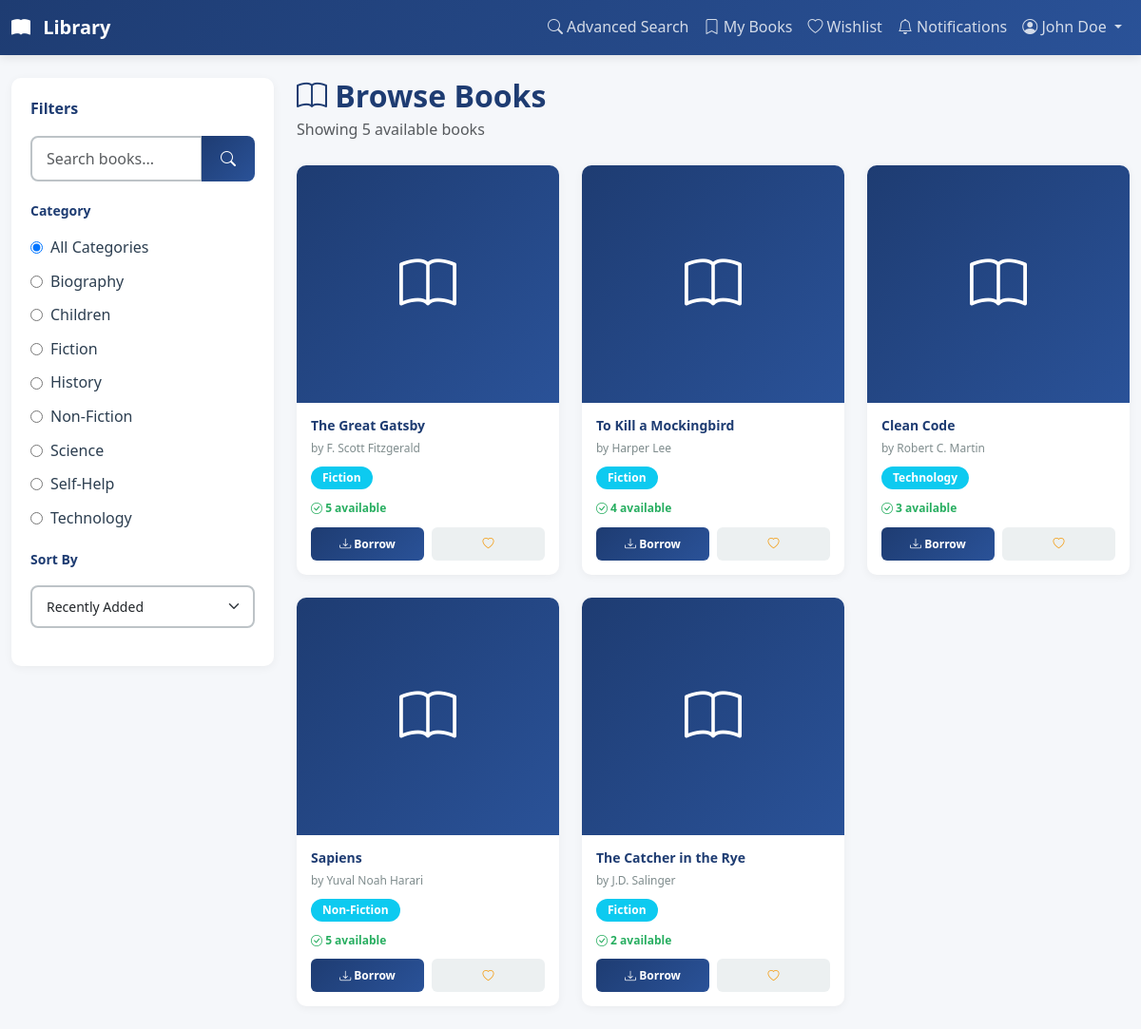
The page /user/dashboard.php (signed in) on the database its author committed.
### tables this page shows
CREATE TABLE IF NOT EXISTS categories (
    id INT PRIMARY KEY AUTO_INCREMENT,
    name VARCHAR(100) UNIQUE NOT NULL,
    description TEXT,
    is_active BOOLEAN DEFAULT TRUE,
    created_at TIMESTAMP DEFAULT CURRENT_TIMESTAMP,
    updated_at TIMESTAMP DEFAULT CURRENT_TIMESTAMP ON UPDATE CURRENT_TIMESTAMP,
    INDEX idx_name (name),
    INDEX idx_is_active (is_active)
);

CREATE TABLE IF NOT EXISTS books (
    id INT PRIMARY KEY AUTO_INCREMENT,
    title VARCHAR(255) NOT NULL,
    author VARCHAR(100) NOT NULL,
    isbn VARCHAR(20) UNIQUE NOT NULL,
    category_id INT NOT NULL,
    description TEXT,
    publisher VARCHAR(100),
    publication_date DATE,
    pages INT,
    language VARCHAR(30) DEFAULT 'English',
    total_copies INT DEFAULT 1,
    available_copies INT DEFAULT 1,
    cover_image VARCHAR(255),
    is_active BOOLEAN DEFAULT TRUE,
    created_at TIMESTAMP DEFAULT CURRENT_TIMESTAMP,
    updated_at TIMESTAMP DEFAULT CURRENT_TIMESTAMP ON UPDATE CURRENT_TIMESTAMP,
    FOREIGN KEY (category_id) REFERENCES categories(id) ON DELETE RESTRICT,
    INDEX idx_title (title),
    INDEX idx_author (author),
    INDEX idx_isbn (isbn),
    INDEX idx_category_id (category_id),
    INDEX idx_is_active (is_active),
    FULLTEXT INDEX ft_title_author (title, author)
);

### includes/auth.php (called while the page is built, shortened)
<?php
function getCurrentUser() {
    return $_SESSION['user_data'] ?? null;
}
function sanitizeInput($input) {
    $input = trim($input);
    $input = stripslashes($input);
    $input = htmlspecialchars($input, ENT_QUOTES, 'UTF-8');
    return $input;
}
?>

### config/database.php (called while the page is built, shortened)
<?php
function executeQuery($conn, $query, $types = "", $params = []) {
    try {
        $stmt = $conn->prepare($query);
        if (!empty($params) && !empty($types)) {
            $stmt->bind_param($types, ...$params);
        }
        if (!$stmt->execute()) {
            throw new Exception("Execute failed: " . $stmt->error);
        }
        return $stmt;
    } catch (Exception $e) {
        error_log("Query execution error: " . $e->getMessage(), 3, __DIR__ . "/../logs/error.log");
        return null;
    }
}
function getRow($conn, $query, $types = "", $params = []) {
    $stmt = executeQuery($conn, $query, $types, $params);
    if ($stmt) {
        $result = $stmt->get_result();
        $row = $result->fetch_assoc();
        return $row;
    }
    return null;
}
function getRows($conn, $query, $types = "", $params = []) {
    $stmt = executeQuery($conn, $query, $types, $params);
    if ($stmt) {
        $result = $stmt->get_result();
        $rows = $result->fetch_all(MYSQLI_ASSOC);
        return $rows;
    }
    return [];
}
?>

### user/dashboard.php (the view, shortened to what this page needs)
<?php
require_once '../config/database.php';
require_once '../includes/auth.php';
$search = sanitizeInput($_GET['search'] ?? '');
$category_filter = intval($_GET['category'] ?? 0);
$sort = $_GET['sort'] ?? 'recent';
$page = intval($_GET['page'] ?? 1);
$per_page = 12;
$offset = ($page - 1) * $per_page;
$categories = getRows($conn, "SELECT id, name FROM categories WHERE is_active = 1 ORDER BY name", "", []);
$query = "SELECT b.*, c.name as category_name FROM books b
          JOIN categories c ON b.category_id = c.id
          WHERE b.is_active = 1 AND b.available_copies > 0";
$types = "";
$params = [];
if ($sort === 'popular') {
    $query .= " ORDER BY b.total_copies DESC";
} elseif ($sort === 'title') {
    $query .= " ORDER BY b.title ASC";
} else {
    $query .= " ORDER BY b.created_at DESC";
}
$count_query = str_replace("SELECT b.*, c.name as category_name", "SELECT COUNT(*) as total", $query);
$count_result = getRow($conn, $count_query, $types, $params);
$total_books = $count_result['total'] ?? 0;
$query .= " LIMIT $offset, $per_page";
$books = getRows($conn, $query, $types, $params);
?>
<!DOCTYPE html>
<html lang="en">
<head>
    <link href="https://cdn.jsdelivr.net/npm/bootstrap@5.3.0/dist/css/bootstrap.min.css" rel="stylesheet">
    <link href="https://cdn.jsdelivr.net/npm/bootstrap-icons@1.11.0/font/bootstrap-icons.css" rel="stylesheet">
    <link rel="stylesheet" href="../assets/css/style.css">
</head>
<body>
    <nav class="navbar navbar-expand-lg navbar-dark sticky-top">
        <div class="container-fluid">
            <a class="navbar-brand" href="dashboard.php">
                <i class="bi bi-book-fill"></i> Library
            </a>
            <div class="collapse navbar-collapse" id="navbarNav">
                <ul class="navbar-nav ms-auto">
                    <li class="nav-item">
                        <a class="nav-link" href="advanced_search.php">
                            <i class="bi bi-search"></i> Advanced Search
                        </a>
                    </li>
                    <li class="nav-item">
                        <a class="nav-link" href="my_borrowings.php">
                            <i class="bi bi-bookmark"></i> My Books
                        </a>
                    </li>
                    <li class="nav-item">
                        <a class="nav-link position-relative" href="wishlist.php">
                            <i class="bi bi-heart"></i> Wishlist
                        </a>
                    </li>
                    <li class="nav-item">
                        <a class="nav-link" href="notifications.php">
                            <i class="bi bi-bell"></i> Notifications
                        </a>
                    </li>
                    <li class="nav-item dropdown">
                        <a class="nav-link dropdown-toggle" href="#" id="userMenu" role="button" data-bs-toggle="dropdown">
                            <i class="bi bi-person-circle"></i> <?php echo htmlspecialchars(getCurrentUser()['full_name']); ?>
                        </a>
                    </li>
                </ul>
            </div>
        </div>
    </nav>
    <div class="container-fluid my-4">
        <div class="row">
            <div class="col-lg-3">
                <div class="sidebar-filters">
                    <div class="filter-title">Filters</div>
                    <form method="GET" class="search-box">
                        <div class="input-group">
                            <input type="text" class="form-control" name="search" placeholder="Search books..." value="<?php echo htmlspecialchars($search); ?>">
                            <button class="btn btn-primary" type="submit">
                                <i class="bi bi-search"></i>
                            </button>
                        </div>
                    </form>
                    <div class="filter-group">
                        <div class="filter-title" style="font-size: 14px;">Category</div>
                        <div class="filter-option">
                            <input type="radio" id="cat_all" name="category" value="0" <?php echo $category_filter == 0 ? 'checked' : ''; ?> onchange="applyFilter()">
                            <label for="cat_all">All Categories</label>
                        </div>
                        <?php foreach ($categories as $cat): ?>
                            <div class="filter-option">
                                <input type="radio" id="cat_<?php echo $cat['id']; ?>" name="category" value="<?php echo $cat['id']; ?>" <?php echo $category_filter == $cat['id'] ? 'checked' : ''; ?> onchange="applyFilter()">
                                <label for="cat_<?php echo $cat['id']; ?>"><?php echo htmlspecialchars($cat['name']); ?></label>
                            </div>
                        <?php endforeach; ?>
                    </div>
                    <div class="filter-group">
                        <div class="filter-title" style="font-size: 14px;">Sort By</div>
                        <select class="form-select form-select-sm" name="sort" onchange="applyFilter()">
                            <option value="recent" <?php echo $sort === 'recent' ? 'selected' : ''; ?>>Recently Added</option>
                        </select>
                    </div>
                </div>
            </div>
            <div class="col-lg-9">
                <div class="mb-4">
                    <h2 class="mb-1">
                        <i class="bi bi-book"></i> Browse Books
                    </h2>
                    <p class="text-muted mb-0">
                        <?php if (!empty($search)): ?>
                            Search results for "<?php echo htmlspecialchars($search); ?>"
                            (<?php echo $total_books; ?> books found)
                        <?php elseif ($category_filter > 0): ?>
                            Category: <?php echo htmlspecialchars($categories[array_search($category_filter, array_column($categories, 'id'))]['name'] ?? ''); ?>
                            (<?php echo $total_books; ?> books)
                        <?php else: ?>
                            Showing <?php echo $total_books; ?> available books
                        <?php endif; ?>
                    </p>
                </div>
                <?php if (!empty($books)): ?>
                    <div class="row g-4 mb-4">
                        <?php foreach ($books as $book): ?>
                            <div class="col-md-6 col-lg-4">
                                <div class="book-card">
                                    <div class="book-cover">
                                        <i class="bi bi-book"></i>
                                    </div>
                                    <div class="book-info">
                                        <div class="book-title" title="<?php echo htmlspecialchars($book['title']); ?>">
                                            <?php echo htmlspecialchars($book['title']); ?>
                                        </div>
                                        <div class="book-author">
                                            by <?php echo htmlspecialchars($book['author']); ?>
                                        </div>
                                        <div class="book-category">
                                            <span class="badge bg-info"><?php echo htmlspecialchars($book['category_name']); ?></span>
                                        </div>
                                        <div class="book-available">
                                            <i class="bi bi-check-circle"></i> <?php echo $book['available_copies']; ?> available
                                        </div>
                                        <div class="book-actions">
                                            <button class="btn-borrow" onclick="borrowBook(<?php echo $book['id']; ?>, '<?php echo htmlspecialchars($book['title']); ?>')">
                                                <i class="bi bi-download"></i> Borrow
                                            </button>
                                            <button class="btn-wishlist" onclick="addToWishlist(<?php echo $book['id']; ?>)">
                                                <i class="bi bi-heart"></i>
                                            </button>
                                        </div>
                                    </div>
                                </div>
                            </div>
                        <?php endforeach; ?>
                    </div>
                <?php else: ?>
                    <div class="alert alert-info" role="alert">
                        <i class="bi bi-info-circle"></i> No books found matching your criteria.
                    </div>
                <?php endif; ?>
            </div>
        </div>
    </div>
</body>
</html>

### assets/css/style.css (style rules this page uses)
:root { --primary-color: #1e3c72; --secondary-color: #2a5298; --accent-color: #f39c12; --success-color: #27ae60; --danger-color: #e74c3c; --warning-color: #f39c12; --info-color: #3498db; --light-bg: #ecf0f1; --dark-text: #2c3e50; --border-color: #bdc3c7; }
* { margin: 0; padding: 0; box-sizing: border-box; }
html, body { height: 100%; }
body { font-family: 'Segoe UI', Tahoma, Geneva, Verdana, sans-serif; color: var(--dark-text); background-color: #f5f7fa; line-height: 1.6; }
h1, h2, h3, h4, h5, h6 { font-weight: 700; color: var(--primary-color); margin-bottom: 1rem; }
p { margin-bottom: 1rem; color: #555; }
a { color: var(--primary-color); text-decoration: none; transition: all 0.3s ease; }
.btn { font-weight: 600; border-radius: 8px; padding: 10px 20px; transition: all 0.3s ease; border: none; cursor: pointer; }
.btn-primary { background: linear-gradient(135deg, var(--primary-color) 0%, var(--secondary-color) 100%); color: white; }
.form-control, .form-select { border: 2px solid var(--border-color); border-radius: 8px; padding: 10px 15px; transition: all 0.3s ease; }
.badge { padding: 6px 12px; border-radius: 20px; font-weight: 600; font-size: 12px; }
.navbar { background: linear-gradient(135deg, var(--primary-color) 0%, var(--secondary-color) 100%); }
.nav-link { color: rgba(255, 255, 255, 0.8) !important; transition: all 0.3s ease; font-weight: 500; }

### user/dashboard.php (style rules this page uses)
:root { --primary-color: #1e3c72; --secondary-color: #2a5298; --accent-color: #f39c12; }
body { background-color: #f5f7fa; }
.navbar { background: linear-gradient(135deg, var(--primary-color) 0%, var(--secondary-color) 100%); box-shadow: 0 2px 10px rgba(0, 0, 0, 0.1); }
.navbar-brand { font-weight: 700; font-size: 20px; }
.navbar-brand i { margin-right: 8px; }
.sidebar-filters { background: white; border-radius: 10px; padding: 20px; box-shadow: 0 2px 10px rgba(0, 0, 0, 0.05); margin-bottom: 20px; }
.filter-title { font-weight: 700; color: var(--primary-color); margin-bottom: 15px; font-size: 16px; }
.filter-group { margin-bottom: 20px; }
.filter-option { display: flex; align-items: center; margin-bottom: 10px; }
.filter-option input[type="radio"], .filter-option input[type="checkbox"] { margin-right: 8px; cursor: pointer; }
.search-box { margin-bottom: 20px; }
.book-card { background: white; border-radius: 10px; overflow: hidden; box-shadow: 0 2px 10px rgba(0, 0, 0, 0.05); transition: all 0.3s ease; display: flex; flex-direction: column; height: 100%; }
.book-cover { background: linear-gradient(135deg, var(--primary-color) 0%, var(--secondary-color) 100%); height: 250px; display: flex; align-items: center; justify-content: center; color: white; font-size: 60px; }
.book-info { padding: 15px; flex-grow: 1; display: flex; flex-direction: column; }
.book-title { font-weight: 600; color: var(--primary-color); margin-bottom: 5px; font-size: 14px; line-height: 1.3; }
.book-author { font-size: 12px; color: #7f8c8d; margin-bottom: 10px; }
.book-category { font-size: 11px; margin-bottom: 10px; }
.book-available { font-size: 12px; color: #27ae60; margin-bottom: 10px; font-weight: 600; }
.book-actions { display: flex; gap: 8px; margin-top: auto; }
.book-actions button { flex: 1; padding: 8px 10px; font-size: 12px; border: none; border-radius: 6px; cursor: pointer; transition: all 0.3s ease; font-weight: 600; }
.btn-borrow { background: linear-gradient(135deg, var(--primary-color) 0%, var(--secondary-color) 100%); color: white; }
.btn-wishlist { background: #ecf0f1; color: var(--accent-color); }

### rows shown on the page
categories: category "☐ Biography", name "Biography"
categories: category "☐ Children", name "Children"
categories: category "☐ Fiction", name "Fiction"
categories: category "☐ History", name "History"
categories: category "☐ Non-Fiction", name "Non-Fiction"
categories: category "☐ Science", name "Science"
categories: category "☐ Self-Help", name "Self-Help"
categories: category "☐ Technology", name "Technology"
books: title "The Great Gatsby", author "F. Scott Fitzgerald", category.name "Fiction", available_copies "5"
books: title "To Kill a Mockingbird", author "Harper Lee", category.name "Fiction", available_copies "4"
books: title "Clean Code", author "Robert C. Martin", category.name "Technology", available_copies "3"
books: title "Sapiens", author "Yuval Noah Harari", category.name "Non-Fiction", available_copies "5"
books: title "The Catcher in the Rye", author "J.D. Salinger", category.name "Fiction", available_copies "2"

### other values the page prints
getCurrentUser()['full_name'] "John Doe"
$total_books "5"
